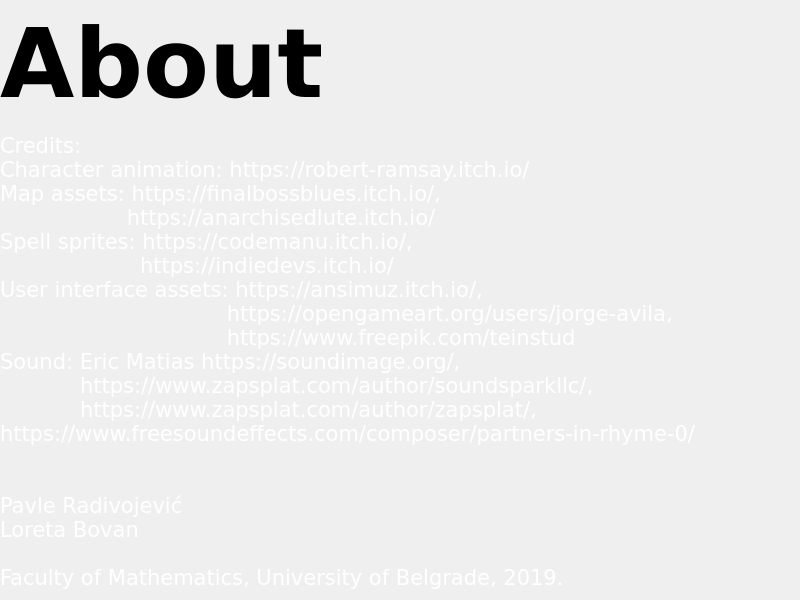
<?xml version="1.0" encoding="UTF-8"?>
<ui version="4.0">
 <class>AboutWindow</class>
 <widget class="QMainWindow" name="AboutWindow">
  <property name="geometry">
   <rect>
    <x>0</x>
    <y>0</y>
    <width>800</width>
    <height>600</height>
   </rect>
  </property>
  <property name="sizePolicy">
   <sizepolicy hsizetype="Fixed" vsizetype="Fixed">
    <horstretch>0</horstretch>
    <verstretch>0</verstretch>
   </sizepolicy>
  </property>
  <property name="minimumSize">
   <size>
    <width>800</width>
    <height>600</height>
   </size>
  </property>
  <property name="maximumSize">
   <size>
    <width>800</width>
    <height>600</height>
   </size>
  </property>
  <property name="baseSize">
   <size>
    <width>800</width>
    <height>600</height>
   </size>
  </property>
  <property name="windowTitle">
   <string>MainWindow</string>
  </property>
  <widget class="QWidget" name="centralwidget">
   <widget class="QWidget" name="verticalLayoutWidget">
    <property name="geometry">
     <rect>
      <x>0</x>
      <y>0</y>
      <width>1950</width>
      <height>798</height>
     </rect>
    </property>
    <layout class="QVBoxLayout" name="verticalLayout">
     <property name="bottomMargin">
      <number>200</number>
     </property>
     <item>
      <widget class="QLabel" name="label">
       <property name="sizePolicy">
        <sizepolicy hsizetype="Fixed" vsizetype="Fixed">
         <horstretch>0</horstretch>
         <verstretch>0</verstretch>
        </sizepolicy>
       </property>
       <property name="font">
        <font>
         <family>Verdana</family>
         <pointsize>72</pointsize>
         <weight>75</weight>
         <bold>true</bold>
        </font>
       </property>
       <property name="text">
        <string>About</string>
       </property>
      </widget>
     </item>
     <item>
      <widget class="QLabel" name="label_2">
       <property name="sizePolicy">
        <sizepolicy hsizetype="Maximum" vsizetype="Maximum">
         <horstretch>0</horstretch>
         <verstretch>0</verstretch>
        </sizepolicy>
       </property>
       <property name="palette">
        <palette>
         <active>
          <colorrole role="WindowText">
           <brush brushstyle="SolidPattern">
            <color alpha="255">
             <red>255</red>
             <green>255</green>
             <blue>255</blue>
            </color>
           </brush>
          </colorrole>
          <colorrole role="Text">
           <brush brushstyle="SolidPattern">
            <color alpha="255">
             <red>255</red>
             <green>255</green>
             <blue>255</blue>
            </color>
           </brush>
          </colorrole>
          <colorrole role="PlaceholderText">
           <brush brushstyle="SolidPattern">
            <color alpha="128">
             <red>255</red>
             <green>255</green>
             <blue>255</blue>
            </color>
           </brush>
          </colorrole>
         </active>
         <inactive>
          <colorrole role="WindowText">
           <brush brushstyle="SolidPattern">
            <color alpha="255">
             <red>255</red>
             <green>255</green>
             <blue>255</blue>
            </color>
           </brush>
          </colorrole>
          <colorrole role="Text">
           <brush brushstyle="SolidPattern">
            <color alpha="255">
             <red>255</red>
             <green>255</green>
             <blue>255</blue>
            </color>
           </brush>
          </colorrole>
          <colorrole role="PlaceholderText">
           <brush brushstyle="SolidPattern">
            <color alpha="128">
             <red>255</red>
             <green>255</green>
             <blue>255</blue>
            </color>
           </brush>
          </colorrole>
         </inactive>
         <disabled>
          <colorrole role="WindowText">
           <brush brushstyle="SolidPattern">
            <color alpha="255">
             <red>120</red>
             <green>120</green>
             <blue>120</blue>
            </color>
           </brush>
          </colorrole>
          <colorrole role="Text">
           <brush brushstyle="SolidPattern">
            <color alpha="255">
             <red>120</red>
             <green>120</green>
             <blue>120</blue>
            </color>
           </brush>
          </colorrole>
          <colorrole role="PlaceholderText">
           <brush brushstyle="SolidPattern">
            <color alpha="128">
             <red>0</red>
             <green>0</green>
             <blue>0</blue>
            </color>
           </brush>
          </colorrole>
         </disabled>
        </palette>
       </property>
       <property name="font">
        <font>
         <family>Verdana</family>
         <pointsize>16</pointsize>
        </font>
       </property>
       <property name="text">
        <string>Credits:
Character animation: https://robert-ramsay.itch.io/
Map assets: https://finalbossblues.itch.io/, 
                   https://anarchisedlute.itch.io/
Spell sprites: https://codemanu.itch.io/, 
                     https://indiedevs.itch.io/
User interface assets: https://ansimuz.itch.io/, 
                                  https://opengameart.org/users/jorge-avila, 
                                  https://www.freepik.com/teinstud
Sound: Eric Matias https://soundimage.org/,
            https://www.zapsplat.com/author/soundsparkllc/, 
            https://www.zapsplat.com/author/zapsplat/,
https://www.freesoundeffects.com/composer/partners-in-rhyme-0/


Pavle Radivojević
Loreta Bovan

Faculty of Mathematics, University of Belgrade, 2019.</string>
       </property>
      </widget>
     </item>
    </layout>
   </widget>
  </widget>
 </widget>
 <resources/>
 <connections/>
</ui>
